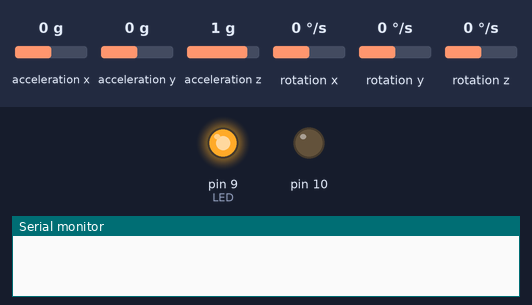
Bench run of a sketch on a simulated Arduino Uno, built for the host (arithmetic inside an expression is 32-bit, double 64-bit). On the bench: output pins drawn as LEDs (lit = HIGH), the last lines printed to the serial monitor. Inputs (shaded band) come from the test bench; at power-on: acceleration x 0 g, acceleration y 0 g, acceleration z 1 g, rotation x 0 °/s, rotation y 0 °/s, rotation z 0 °/s. Storage starts empty.

Above: at 0.1 s.
At 3.1 s:
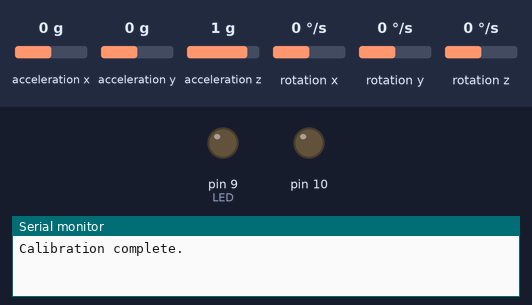
Timing chart, 0 to 4.6 s (numbered marks = the images above):
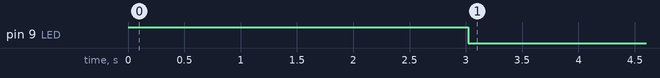

The sketch:

MPU6050_GyroOnly_DataLogger.ino
```cpp
#include <Wire.h>
#include <MPU6050_tockn.h>
#include <SPI.h>
#include <SD.h>

const int chipSelect = 10;
File dataFile;

MPU6050 mpu6050(Wire);

float start;

void setup()
{
  Wire.begin();
  Serial.begin(9600);

  pinMode(9, OUTPUT); //LED
  digitalWrite(9, HIGH);

  pinMode(10, OUTPUT);
  SD.begin(10);

  mpu6050.begin();
  mpu6050.calcGyroOffsets(true);

  Serial.println("Calibration complete.");
  digitalWrite(9, LOW);

  dataFile = SD.open("datalog.txt", FILE_WRITE);
  dataFile.println("Time\tgyroX\tgyroY\tgyroZ\tgyroAngleX\tgyroAngleY\tgyroAngleZ");
  dataFile.close();

  start = millis();
}

void loop()
{
  dataFile = SD.open("datalog.txt", FILE_WRITE);
  mpu6050.update();
  double T = (millis()-start)/1000;

  dataFile.print(T);
  dataFile.print("\t"); dataFile.print(mpu6050.getGyroX());
  dataFile.print("\t"); dataFile.print(mpu6050.getGyroY());
  dataFile.print("\t"); dataFile.print(mpu6050.getGyroZ());

  dataFile.print("\t"); dataFile.print(mpu6050.getGyroAngleX());
  dataFile.print("\t"); dataFile.print(mpu6050.getGyroAngleY());
  dataFile.print("\t"); dataFile.println(mpu6050.getGyroAngleZ());

  dataFile.close();
}
```
